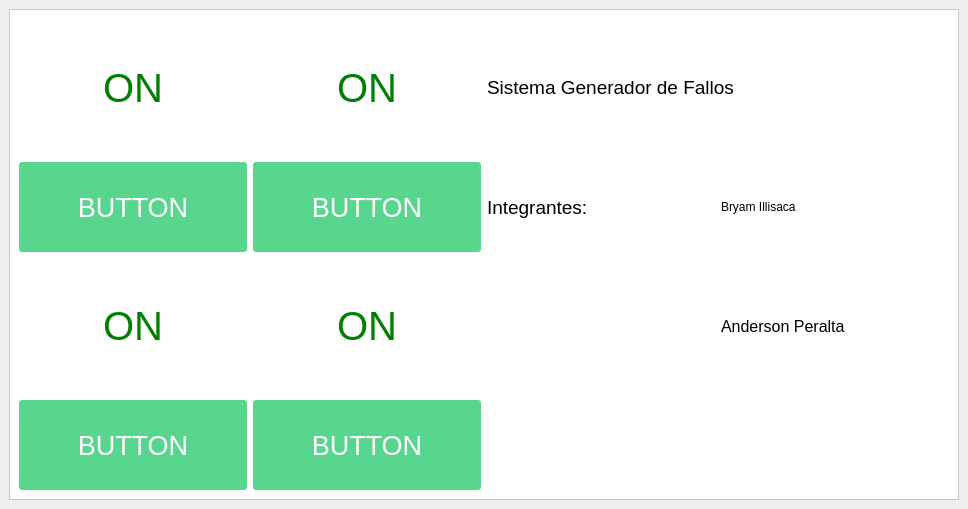
<?xml version="1.0" encoding="UTF-8"?>
<ui version="4.0">
 <class>MainWindow</class>
 <widget class="QMainWindow" name="MainWindow">
  <property name="geometry">
   <rect>
    <x>0</x>
    <y>0</y>
    <width>968</width>
    <height>509</height>
   </rect>
  </property>
  <property name="windowTitle">
   <string>MainWindow</string>
  </property>
  <widget class="QWidget" name="centralwidget">
   <layout class="QVBoxLayout" name="verticalLayout">
    <item>
     <widget class="QFrame" name="frame">
      <property name="styleSheet">
       <string notr="true">background-color: rgb(255, 255, 255);</string>
      </property>
      <property name="frameShape">
       <enum>QFrame::StyledPanel</enum>
      </property>
      <property name="frameShadow">
       <enum>QFrame::Raised</enum>
      </property>
      <layout class="QVBoxLayout" name="verticalLayout_2">
       <item>
        <layout class="QGridLayout" name="gridLayout">
         <item row="1" column="0">
          <widget class="QPushButton" name="btn1">
           <property name="minimumSize">
            <size>
             <width>0</width>
             <height>90</height>
            </size>
           </property>
           <property name="font">
            <font>
             <pointsize>20</pointsize>
            </font>
           </property>
           <property name="styleSheet">
            <string notr="true">QPushButton{
background-color: rgb(88, 214, 141 );
border-radius:3px;
color:white
}


QPushButton:hover{
border-radius:0px;
background-color: rgb(130, 224, 170);
border-radius:3px;
color:white
}

QPushButton:pressed{
	border-radius:0px;
background-color: rgb(88, 214, 141 );
border-radius:3px;
color:white
}
</string>
           </property>
           <property name="text">
            <string>BUTTON</string>
           </property>
          </widget>
         </item>
         <item row="0" column="1">
          <widget class="QLabel" name="lab2">
           <property name="font">
            <font>
             <pointsize>30</pointsize>
            </font>
           </property>
           <property name="styleSheet">
            <string notr="true">color: green;</string>
           </property>
           <property name="text">
            <string>ON</string>
           </property>
           <property name="alignment">
            <set>Qt::AlignCenter</set>
           </property>
          </widget>
         </item>
         <item row="1" column="1">
          <widget class="QPushButton" name="btn2">
           <property name="minimumSize">
            <size>
             <width>0</width>
             <height>90</height>
            </size>
           </property>
           <property name="font">
            <font>
             <pointsize>20</pointsize>
            </font>
           </property>
           <property name="styleSheet">
            <string notr="true">QPushButton{
background-color: rgb(88, 214, 141 );
border-radius:3px;
color:white
}


QPushButton:hover{
border-radius:0px;
background-color: rgb(130, 224, 170);
border-radius:3px;
color:white
}

QPushButton:pressed{
	border-radius:0px;
background-color: rgb(88, 214, 141 );
border-radius:3px;
color:white
}
</string>
           </property>
           <property name="text">
            <string>BUTTON</string>
           </property>
          </widget>
         </item>
         <item row="3" column="0">
          <widget class="QPushButton" name="btn3">
           <property name="minimumSize">
            <size>
             <width>0</width>
             <height>90</height>
            </size>
           </property>
           <property name="font">
            <font>
             <pointsize>20</pointsize>
            </font>
           </property>
           <property name="styleSheet">
            <string notr="true">QPushButton{
background-color: rgb(88, 214, 141 );
border-radius:3px;
color:white
}


QPushButton:hover{
border-radius:0px;
background-color: rgb(130, 224, 170);
border-radius:3px;
color:white
}

QPushButton:pressed{
	border-radius:0px;
background-color: rgb(88, 214, 141 );
border-radius:3px;
color:white
}
</string>
           </property>
           <property name="text">
            <string>BUTTON</string>
           </property>
          </widget>
         </item>
         <item row="0" column="0">
          <widget class="QLabel" name="lab1">
           <property name="font">
            <font>
             <pointsize>30</pointsize>
            </font>
           </property>
           <property name="styleSheet">
            <string notr="true">color: green;</string>
           </property>
           <property name="text">
            <string>ON</string>
           </property>
           <property name="alignment">
            <set>Qt::AlignCenter</set>
           </property>
          </widget>
         </item>
         <item row="2" column="0">
          <widget class="QLabel" name="lab3">
           <property name="font">
            <font>
             <pointsize>30</pointsize>
            </font>
           </property>
           <property name="styleSheet">
            <string notr="true">color: green;</string>
           </property>
           <property name="text">
            <string>ON</string>
           </property>
           <property name="alignment">
            <set>Qt::AlignCenter</set>
           </property>
          </widget>
         </item>
         <item row="3" column="1">
          <widget class="QPushButton" name="btn5">
           <property name="minimumSize">
            <size>
             <width>0</width>
             <height>90</height>
            </size>
           </property>
           <property name="font">
            <font>
             <pointsize>20</pointsize>
             <weight>50</weight>
             <bold>false</bold>
            </font>
           </property>
           <property name="styleSheet">
            <string notr="true">QPushButton{
background-color: rgb(88, 214, 141 );
border-radius:3px;
color:white
}


QPushButton:hover{
border-radius:0px;
background-color: rgb(130, 224, 170);
border-radius:3px;
color:white
}

QPushButton:pressed{
	border-radius:0px;
background-color: rgb(88, 214, 141 );
border-radius:3px;
color:white
}
</string>
           </property>
           <property name="text">
            <string>BUTTON</string>
           </property>
          </widget>
         </item>
         <item row="2" column="1">
          <widget class="QLabel" name="lab5">
           <property name="font">
            <font>
             <pointsize>30</pointsize>
            </font>
           </property>
           <property name="styleSheet">
            <string notr="true">color: green;</string>
           </property>
           <property name="text">
            <string>ON</string>
           </property>
           <property name="alignment">
            <set>Qt::AlignCenter</set>
           </property>
          </widget>
         </item>
         <item row="1" column="2">
          <widget class="QLabel" name="label_3">
           <property name="font">
            <font>
             <pointsize>14</pointsize>
            </font>
           </property>
           <property name="text">
            <string>Integrantes:</string>
           </property>
          </widget>
         </item>
         <item row="2" column="3">
          <widget class="QLabel" name="label_2">
           <property name="font">
            <font>
             <pointsize>12</pointsize>
             <weight>50</weight>
             <bold>false</bold>
            </font>
           </property>
           <property name="text">
            <string>Anderson Peralta</string>
           </property>
          </widget>
         </item>
         <item row="1" column="3">
          <widget class="QLabel" name="label_4">
           <property name="text">
            <string>Bryam Illisaca</string>
           </property>
          </widget>
         </item>
         <item row="0" column="2" colspan="2">
          <widget class="QLabel" name="label">
           <property name="font">
            <font>
             <pointsize>14</pointsize>
            </font>
           </property>
           <property name="text">
            <string>Sistema Generador de Fallos</string>
           </property>
          </widget>
         </item>
        </layout>
       </item>
      </layout>
     </widget>
    </item>
   </layout>
  </widget>
 </widget>
 <resources/>
 <connections/>
</ui>
